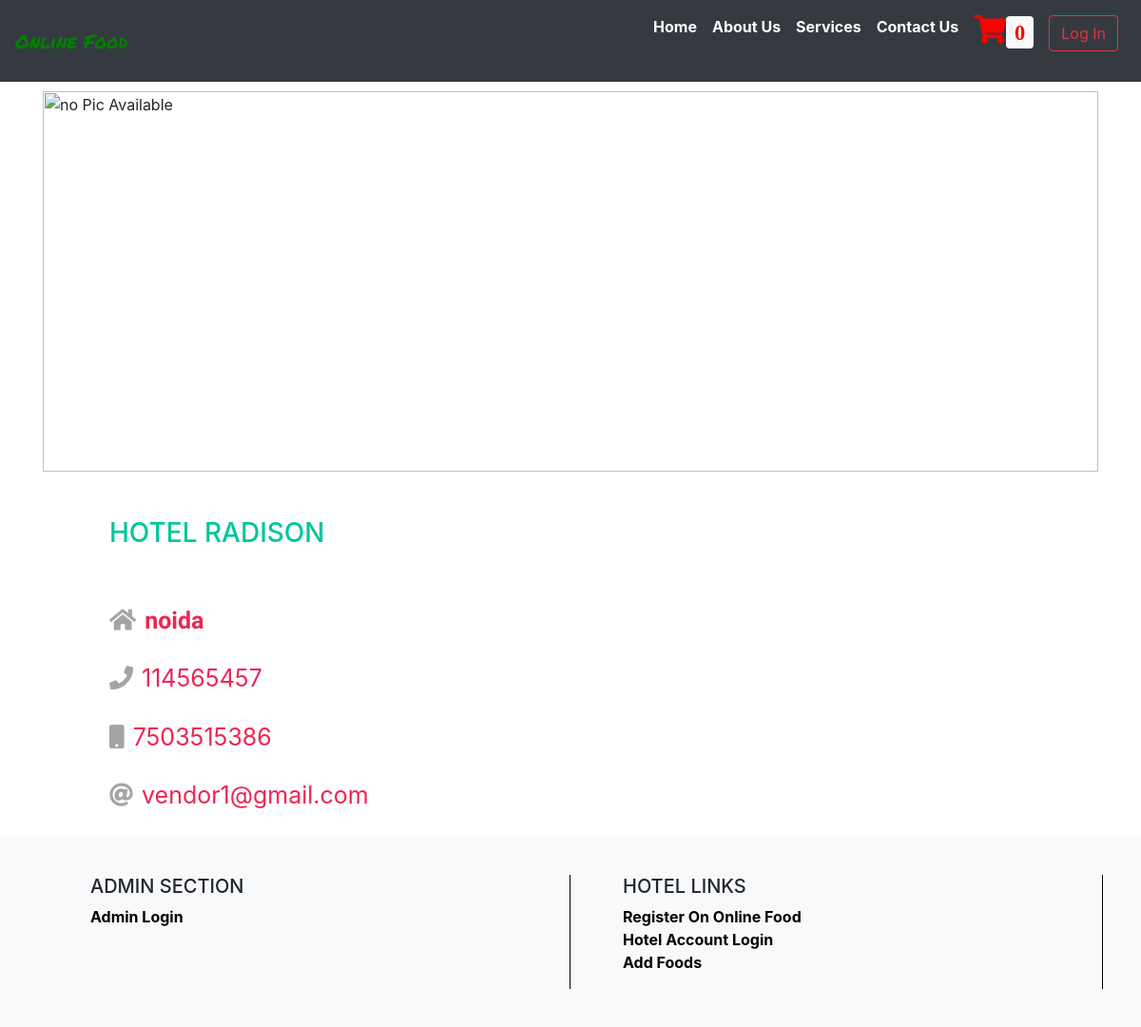
Page /search.php?vendor_id=22 on the committed database.
### tables this page shows
CREATE TABLE `tblvendor` (
  `fldvendor_id` int(10) NOT NULL,
  `fld_name` varchar(30) NOT NULL,
  `fld_email` varchar(50) NOT NULL,
  `fld_password` varchar(50) NOT NULL,
  `fld_mob` bigint(10) NOT NULL,
  `fld_phone` bigint(10) NOT NULL,
  `fld_address` varchar(50) NOT NULL,
  `fld_logo` varchar(250) NOT NULL
);

### search.php (the view, shortened to what this page needs)
<?php
include("connection.php");
extract($_REQUEST);
if(isset($_SESSION['cust_id']))
{
	 $cust_id=$_SESSION['cust_id'];
	 $qq=mysqli_query($con,"select * from tblcustomer where fld_email='$cust_id'");
	 $qqr= mysqli_fetch_array($qq);
}
else
{
	$cust_id="";
}
if(Isset($vendor_id))
{
$vid= $vendor_id;
}
else
{
	header("location:index.php");
}
$query=mysqli_query($con,"select * from tblvendor where fldvendor_id='$vid'");
$row=mysqli_fetch_array($query);
?>
<html>
  <head>
	 <link rel="stylesheet" href="https://stackpath.bootstrapcdn.com/bootstrap/4.3.1/css/bootstrap.min.css">
     <link rel="stylesheet" href="https://use.fontawesome.com/releases/v5.8.1/css/all.css">
  </head>
	<body>
<nav class="navbar navbar-expand-lg navbar-light bg-dark fixed-top">
    <a class="navbar-brand" href="index.php"><span style="color:green;font-family: 'Permanent Marker', cursive;">Online Food</span></a>
    <div class="collapse navbar-collapse" id="navbarResponsive">
      <ul class="navbar-nav ml-auto">
		  <li class="nav-item">
		     <a href="index.php" style="color:white;" class="nav-link">Home</a>
		  </li>
		  <li class="nav-item">
		     <a href="aboutus.php" style="color:white;" class="nav-link">About Us</a>
		  </li>
		  <li class="nav-item">
		     <a href="services.php" style="color:white;" class="nav-link">Services</a>
		  </li>
		  <li class="nav-item">
		     <a href="contact.php" style="color:white;" class="nav-link">Contact Us</a>
		  </li>
		  <?php
			if(empty($cust_id))
			{
			?>
			<li class="nav-item">
			  <a href="form/index.php?msg=you must be login first" class="nav-link"><span style="color:red;  font-size:30px;"><i class="fa fa-shopping-cart" aria-hidden="true"><span style="color:red;" id="cart"  class="badge badge-light">0</span></i></span></a>
		    </li>
			<li class="nav-item">
			<a  class="nav-link"><form method="post"><button class="btn btn-outline-danger my-2 my-sm-0" name="login" type="submit">Log In</button></form></a>
            </li>
			<?php
			}
			?>
      </ul>
    </div>
</nav>
<br><br><br><br>
<div class="container" >
<img src="img/five-points-proposed-hotel-2012.jpg" alt="no Pic Available" height="400px" width="100%">
</div>
<div class="container-fluid" >
<br><br>
<div class="row">
   <div class="col-sm-1"></div>
   <div class="col-sm-10" >
   <h3 style="color:#01C699;text-transform:uppercase;"><?php echo $row['fld_name']; ?></h3><br><br>
   <span style="color:#A5A5A5;font-size:25px;text-transform:uppercase;"><i class="fas fa-home"></i></span>&nbsp;&nbsp;<span style="font-family: 'Tangerine', serif; font-weight:bold;font-size:25px; color:#ED2553;"><?php echo $row['fld_address']?></span><br><br>
   <span style="color:#A5A5A5;font-size:25px;"><i class="fas fa-phone"></i></span>&nbsp;&nbsp;<span style=" font-size:25px; color:#ED2553;"><?php echo $row['fld_phone']?></span><br><br>
   <span style="color:#A5A5A5;font-size:25px;"><i class="fa fa-mobile" aria-hidden="true"></i></span>&nbsp;&nbsp;<span style=" font-size:25px; color:#ED2553;"><?php echo $row['fld_mob']?></span><br><br>
   <span style="color:#A5A5A5;font-size:25px;"><i class="fas fa-at"></i></span>&nbsp;&nbsp;<span style=" font-size:25px; color:#ED2553;"><?php echo $row['fld_email']?></span><br><br>
   </div>
   <div class="col-sm-1"></div>
</div>
</div>
	     <?php
		 include("footer.php");
		 ?>
</body>
</html>

### search.php (style rules this page uses)
ul li { list-style:none; }
ul li a { color:black; font-weight:bold; }

### rows in the picture
tblvendor: fld_name "HOTEL RADISON", fld_address "noida", fld_phone "114565457", fld_mob "7503515386", fld_email "vendor1@gmail.com"
